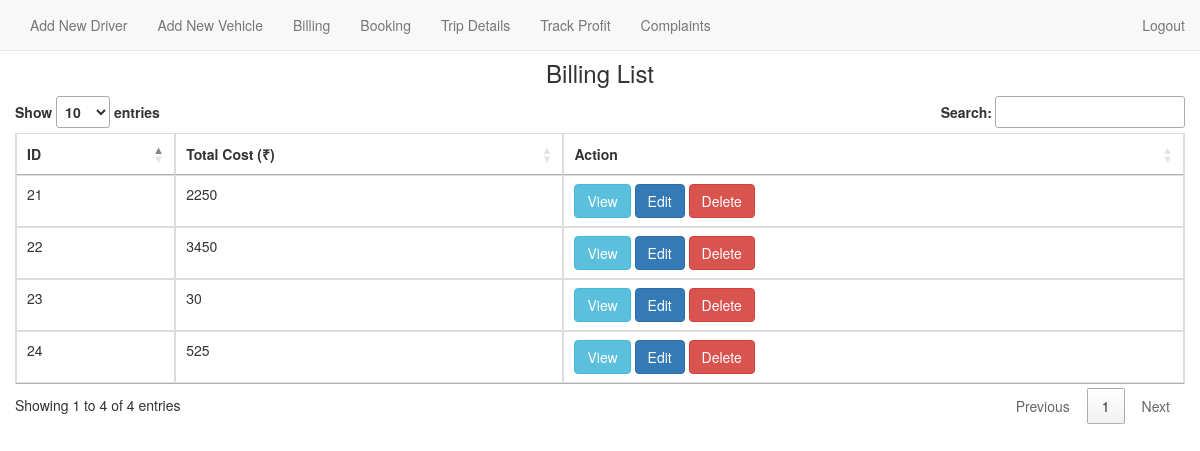
Page /indexbill.php on the committed database.
### tables this page shows
CREATE TABLE `tripcost` (
  `id` int(11) NOT NULL,
  `booking_id` varchar(50) NOT NULL,
  `username` varchar(100) NOT NULL,
  `total_km` varchar(11) NOT NULL,
  `oil_cost` varchar(11) NOT NULL,
  `extra_cost` varchar(11) NOT NULL,
  `total_cost` varchar(11) NOT NULL,
  `paid` int(11) NOT NULL
);

### indexbill.php (the view, shortened to what this page needs)
<?php
   $conn=mysqli_connect('localhost','root','','vehicle management');
   $sql="SELECT * FROM tripcost ";
   $result=mysqli_query($conn,$sql);
?>
<!DOCTYPE html>
<html lang="en">
<head>
<link href="http://maxcdn.bootstrapcdn.com/bootstrap/3.2.0/css/bootstrap.min.css" rel="stylesheet">
<link rel="stylesheet" href="http://cdn.datatables.net/1.10.2/css/jquery.dataTables.min.css">
<link rel="stylesheet" href="sweetalert2/sweetalert2.css">
<link rel="stylesheet" href="style.css">
<body>
 <?php include 'navbar_admin.php';?>
 <br><br>
<div class="container">
<div class="row">
    <div class="page header">
        <h3 style="text-align: center;">Billing List</h3>
    </div>
    <table id="myTable" class="table table-bordered" >
        <thead>
              <th>ID</th>
              <th >Total Cost (₹)</th>
              <th >Action</th>
        </thead>
        <tbody>
            <?php while($row=mysqli_fetch_assoc($result)){?>
              <tr>
                <td> <?php echo $row['id']?> </td>
                <td><?php echo $row['total_cost']?> </td>
                <td>
                  <a class="btn btn-info" href="showbill.php?id=<?php echo $row['id']; ?>">View</a>
                  <a class="btn btn-primary" href="editbill.php?id=<?php echo $row['id']; ?>">Edit</a>
                  <a class="btn btn-danger" onclick="return confirm('Are u sure?')" href="deletebill.php?id=<?php echo $row['id']; ?>">Delete</a>
                </td>
              </tr>
              <?php }?>
            </tbody>
          </table>
</div>
</div>
</body>
</html>

### rows in the picture
tripcost: id "21", total_cost "2250"
tripcost: id "22", total_cost "3450"
tripcost: id "23", total_cost "30"
tripcost: id "24", total_cost "525"
